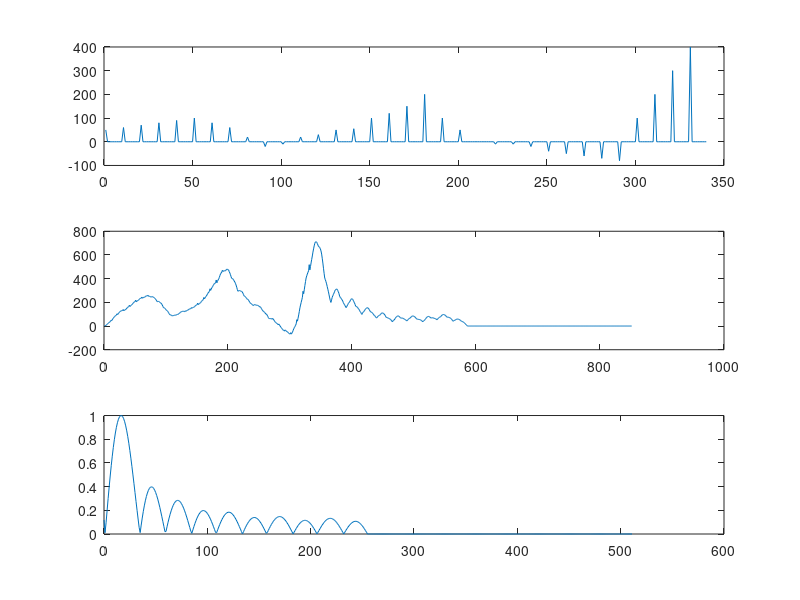

Source code (MATLAB):
pkg load signal

fs = 48000;


N = 512;


dt = 1/fs;
maxt = dt * (N - 1);

t = 0 : (dt) : maxt;


c = 0 * ones(1, N);
c(2) = 1;

Amp = 1.;
freq = 3000;
w = 2 * pi * freq;
phase = 2 * pi * 0.1651
testsine = Amp * sin(w * t + phase) + Amp * sin((w * t / 10) + phase*3.1);

%rect = pulstran(t, 50, 'rectpuls');
rect = rectpuls(t, dt*20);

T = 0 : 1 : (N-1);


%FFT size
x = c;
x = rect;

re = 0 * ones(1, N);
im = 0 * ones(1, N);

y = abs(fft(x, N));


n = (2 * pi) / N;
for i = 1:N/2-1
  for j = 1:N
    re(i) = re(i) + (x(j) * cos(n * i * j));
    im(i) = im(i) + (x(j) * -j * sin(n * i * j));
  endfor
  
endfor

y = abs(re + im);
y = y / max(y);
%y = y / y(1);
yph = angle(im+re);


X1 = [50, 60, 70 ,80, 90 ,100, 80, 60, 20, -20, -10, 20, 30, 50, 55, 100, 120, 150, 200, 100, 50, 0, -10, -10, -20, -40, -50, -60, -70, -80, 100, 200, 300 , 400 ];
X1 = upsample(X1, 10);

TX1 = 1 : 1 : length(X1);

subplot(3,1,1);
plot(TX1 , X1);

Y1 = 0 * ones(1, length(X1));

for i = 1: (length(X1) + length(y) - 1)
  Y1(i) = 0;
  
  for j = 1:length(X1)
    
    if( (j <= i) && (i - j + 1) <= length(y) )
      Y1(i) += X1(j) * y(i-j+1);
    end
    
  endfor
  
endfor

%Y1 = conv(X1, y);
T2 = 1 : 1 : length(Y1);

subplot(3,1,2);
plot(T2 , Y1);


subplot(3,1,3);
plot(T , y);